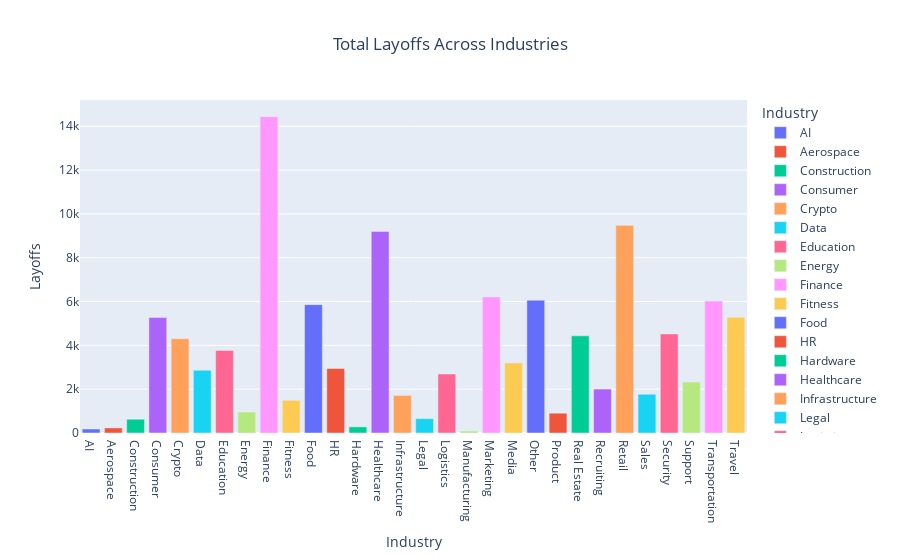

Notebook cell for this chart:
### Code cell
import plotly.express as px
import ipywidgets as widgets
from IPython.display import display

# Aggregate layoffs by industry
industry_layoffs = clean_df.groupby('Industry')['Layoffs'].sum().reset_index()

# Create a bar plot
fig_industries_bar = px.bar(
    industry_layoffs,
    x='Industry',
    y='Layoffs',
    title='Total Layoffs Across Industries',
    color='Industry'
)

fig_industries_bar.update_layout(title_x=0.5)

# Display the plot using ipywidgets
out = widgets.Output()
with out:
    display(fig_industries_bar.show())

### Figure 1 — Plotly figure (JSON) as saved in the notebook; plotly's stock layout.template omitted (floating-point values rounded to 4 significant figures)
{"data": [{"alignmentgroup": "True", "hovertemplate": "Industry=%{x}<br>Layoffs=%{y}<extra></extra>", "legendgroup": "AI", "marker": {"color": "#636efa", "pattern": {"shape": ""}}, "name": "AI", "offsetgroup": "AI", "orientation": "v", "showlegend": true, "textposition": "auto", "type": "bar", "x": ["AI"], "xaxis": "x", "y": [182], "yaxis": "y"}, {"alignmentgroup": "True", "hovertemplate": "Industry=%{x}<br>Layoffs=%{y}<extra></extra>", "legendgroup": "Aerospace", "marker": {"color": "#EF553B", "pattern": {"shape": ""}}, "name": "Aerospace", "offsetgroup": "Aerospace", "orientation": "v", "showlegend": true, "textposition": "auto", "type": "bar", "x": ["Aerospace"], "xaxis": "x", "y": [232], "yaxis": "y"}, {"alignmentgroup": "True", "hovertemplate": "Industry=%{x}<br>Layoffs=%{y}<extra></extra>", "legendgroup": "Construction", "marker": {"color": "#00cc96", "pattern": {"shape": ""}}, "name": "Construction", "offsetgroup": "Construction", "orientation": "v", "showlegend": true, "textposition": "auto", "type": "bar", "x": ["Construction"], "xaxis": "x", "y": [629], "yaxis": "y"}, {"alignmentgroup": "True", "hovertemplate": "Industry=%{x}<br>Layoffs=%{y}<extra></extra>", "legendgroup": "Consumer", "marker": {"color": "#ab63fa", "pattern": {"shape": ""}}, "name": "Consumer", "offsetgroup": "Consumer", "orientation": "v", "showlegend": true, "textposition": "auto", "type": "bar", "x": ["Consumer"], "xaxis": "x", "y": [5266], "yaxis": "y"}, {"alignmentgroup": "True", "hovertemplate": "Industry=%{x}<br>Layoffs=%{y}<extra></extra>", "legendgroup": "Crypto", "marker": {"color": "#FFA15A", "pattern": {"shape": ""}}, "name": "Crypto", "offsetgroup": "Crypto", "orientation": "v", "showlegend": true, "textposition": "auto", "type": "bar", "x": ["Crypto"], "xaxis": "x", "y": [4301], "yaxis": "y"}, {"alignmentgroup": "True", "hovertemplate": "Industry=%{x}<br>Layoffs=%{y}<extra></extra>", "legendgroup": "Data", "marker": {"color": "#19d3f3", "pattern": {"shape": ""}}, "name": "Data", "offsetgroup": "Data", "orientation": "v", "showlegend": true, "textposition": "auto", "type": "bar", "x": ["Data"], "xaxis": "x", "y": [2862], "yaxis": "y"}, {"alignmentgroup": "True", "hovertemplate": "Industry=%{x}<br>Layoffs=%{y}<extra></extra>", "legendgroup": "Education", "marker": {"color": "#FF6692", "pattern": {"shape": ""}}, "name": "Education", "offsetgroup": "Education", "orientation": "v", "showlegend": true, "textposition": "auto", "type": "bar", "x": ["Education"], "xaxis": "x", "y": [3770], "yaxis": "y"}, {"alignmentgroup": "True", "hovertemplate": "Industry=%{x}<br>Layoffs=%{y}<extra></extra>", "legendgroup": "Energy", "marker": {"color": "#B6E880", "pattern": {"shape": ""}}, "name": "Energy", "offsetgroup": "Energy", "orientation": "v", "showlegend": true, "textposition": "auto", "type": "bar", "x": ["Energy"], "xaxis": "x", "y": [957], "yaxis": "y"}, {"alignmentgroup": "True", "hovertemplate": "Industry=%{x}<br>Layoffs=%{y}<extra></extra>", "legendgroup": "Finance", "marker": {"color": "#FF97FF", "pattern": {"shape": ""}}, "name": "Finance", "offsetgroup": "Finance", "orientation": "v", "showlegend": true, "textposition": "auto", "type": "bar", "x": ["Finance"], "xaxis": "x", "y": [14438], "yaxis": "y"}, {"alignmentgroup": "True", "hovertemplate": "Industry=%{x}<br>Layoffs=%{y}<extra></extra>", "legendgroup": "Fitness", "marker": {"color": "#FECB52", "pattern": {"shape": ""}}, "name": "Fitness", "offsetgroup": "Fitness", "orientation": "v", "showlegend": true, "textposition": "auto", "type": "bar", "x": ["Fitness"], "xaxis": "x", "y": [1493], "yaxis": "y"}, {"alignmentgroup": "True", "hovertemplate": "Industry=%{x}<br>Layoffs=%{y}<extra></extra>", "legendgroup": "Food", "marker": {"color": "#636efa", "pattern": {"shape": ""}}, "name": "Food", "offsetgroup": "Food", "orientation": "v", "showlegend": true, "textposition": "auto", "type": "bar", "x": ["Food"], "xaxis": "x", "y": [5858], "yaxis": "y"}, {"alignmentgroup": "True", "hovertemplate": "Industry=%{x}<br>Layoffs=%{y}<extra></extra>", "legendgroup": "HR", "marker": {"color": "#EF553B", "pattern": {"shape": ""}}, "name": "HR", "offsetgroup": "HR", "orientation": "v", "showlegend": true, "textposition": "auto", "type": "bar", "x": ["HR"], "xaxis": "x", "y": [2949], "yaxis": "y"}, {"alignmentgroup": "True", "hovertemplate": "Industry=%{x}<br>Layoffs=%{y}<extra></extra>", "legendgroup": "Hardware", "marker": {"color": "#00cc96", "pattern": {"shape": ""}}, "name": "Hardware", "offsetgroup": "Hardware", "orientation": "v", "showlegend": true, "textposition": "auto", "type": "bar", "x": ["Hardware"], "xaxis": "x", "y": [280], "yaxis": "y"}, {"alignmentgroup": "True", "hovertemplate": "Industry=%{x}<br>Layoffs=%{y}<extra></extra>", "legendgroup": "Healthcare", "marker": {"color": "#ab63fa", "pattern": {"shape": ""}}, "name": "Healthcare", "offsetgroup": "Healthcare", "orientation": "v", "showlegend": true, "textposition": "auto", "type": "bar", "x": ["Healthcare"], "xaxis": "x", "y": [9202], "yaxis": "y"}, {"alignmentgroup": "True", "hovertemplate": "Industry=%{x}<br>Layoffs=%{y}<extra></extra>", "legendgroup": "Infrastructure", "marker": {"color": "#FFA15A", "pattern": {"shape": ""}}, "name": "Infrastructure", "offsetgroup": "Infrastructure", "orientation": "v", "showlegend": true, "textposition": "auto", "type": "bar", "x": ["Infrastructure"], "xaxis": "x", "y": [1713], "yaxis": "y"}, {"alignmentgroup": "True", "hovertemplate": "Industry=%{x}<br>Layoffs=%{y}<extra></extra>", "legendgroup": "Legal", "marker": {"color": "#19d3f3", "pattern": {"shape": ""}}, "name": "Legal", "offsetgroup": "Legal", "orientation": "v", "showlegend": true, "textposition": "auto", "type": "bar", "x": ["Legal"], "xaxis": "x", "y": [656], "yaxis": "y"}, {"alignmentgroup": "True", "hovertemplate": "Industry=%{x}<br>Layoffs=%{y}<extra></extra>", "legendgroup": "Logistics", "marker": {"color": "#FF6692", "pattern": {"shape": ""}}, "name": "Logistics", "offsetgroup": "Logistics", "orientation": "v", "showlegend": true, "textposition": "auto", "type": "bar", "x": ["Logistics"], "xaxis": "x", "y": [2691], "yaxis": "y"}, {"alignmentgroup": "True", "hovertemplate": "Industry=%{x}<br>Layoffs=%{y}<extra></extra>", "legendgroup": "Manufacturing", "marker": {"color": "#B6E880", "pattern": {"shape": ""}}, "name": "Manufacturing", "offsetgroup": "Manufacturing", "orientation": "v", "showlegend": true, "textposition": "auto", "type": "bar", "x": ["Manufacturing"], "xaxis": "x", "y": [90], "yaxis": "y"}, {"alignmentgroup": "True", "hovertemplate": "Industry=%{x}<br>Layoffs=%{y}<extra></extra>", "legendgroup": "Marketing", "marker": {"color": "#FF97FF", "pattern": {"shape": ""}}, "name": "Marketing", "offsetgroup": "Marketing", "orientation": "v", "showlegend": true, "textposition": "auto", "type": "bar", "x": ["Marketing"], "xaxis": "x", "y": [6208], "yaxis": "y"}, {"alignmentgroup": "True", "hovertemplate": "Industry=%{x}<br>Layoffs=%{y}<extra></extra>", "legendgroup": "Media", "marker": {"color": "#FECB52", "pattern": {"shape": ""}}, "name": "Media", "offsetgroup": "Media", "orientation": "v", "showlegend": true, "textposition": "auto", "type": "bar", "x": ["Media"], "xaxis": "x", "y": [3196], "yaxis": "y"}, {"alignmentgroup": "True", "hovertemplate": "Industry=%{x}<br>Layoffs=%{y}<extra></extra>", "legendgroup": "Other", "marker": {"color": "#636efa", "pattern": {"shape": ""}}, "name": "Other", "offsetgroup": "Other", "orientation": "v", "showlegend": true, "textposition": "auto", "type": "bar", "x": ["Other"], "xaxis": "x", "y": [6056], "yaxis": "y"}, {"alignmentgroup": "True", "hovertemplate": "Industry=%{x}<br>Layoffs=%{y}<extra></extra>", "legendgroup": "Product", "marker": {"color": "#EF553B", "pattern": {"shape": ""}}, "name": "Product", "offsetgroup": "Product", "orientation": "v", "showlegend": true, "textposition": "auto", "type": "bar", "x": ["Product"], "xaxis": "x", "y": [904], "yaxis": "y"}, {"alignmentgroup": "True", "hovertemplate": "Industry=%{x}<br>Layoffs=%{y}<extra></extra>", "legendgroup": "Real Estate", "marker": {"color": "#00cc96", "pattern": {"shape": ""}}, "name": "Real Estate", "offsetgroup": "Real Estate", "orientation": "v", "showlegend": true, "textposition": "auto", "type": "bar", "x": ["Real Estate"], "xaxis": "x", "y": [4436], "yaxis": "y"}, {"alignmentgroup": "True", "hovertemplate": "Industry=%{x}<br>Layoffs=%{y}<extra></extra>", "legendgroup": "Recruiting", "marker": {"color": "#ab63fa", "pattern": {"shape": ""}}, "name": "Recruiting", "offsetgroup": "Recruiting", "orientation": "v", "showlegend": true, "textposition": "auto", "type": "bar", "x": ["Recruiting"], "xaxis": "x", "y": [2006], "yaxis": "y"}, {"alignmentgroup": "True", "hovertemplate": "Industry=%{x}<br>Layoffs=%{y}<extra></extra>", "legendgroup": "Retail", "marker": {"color": "#FFA15A", "pattern": {"shape": ""}}, "name": "Retail", "offsetgroup": "Retail", "orientation": "v", "showlegend": true, "textposition": "auto", "type": "bar", "x": ["Retail"], "xaxis": "x", "y": [9477], "yaxis": "y"}, {"alignmentgroup": "True", "hovertemplate": "Industry=%{x}<br>Layoffs=%{y}<extra></extra>", "legendgroup": "Sales", "marker": {"color": "#19d3f3", "pattern": {"shape": ""}}, "name": "Sales", "offsetgroup": "Sales", "orientation": "v", "showlegend": true, "textposition": "auto", "type": "bar", "x": ["Sales"], "xaxis": "x", "y": [1770], "yaxis": "y"}, {"alignmentgroup": "True", "hovertemplate": "Industry=%{x}<br>Layoffs=%{y}<extra></extra>", "legendgroup": "Security", "marker": {"color": "#FF6692", "pattern": {"shape": ""}}, "name": "Security", "offsetgroup": "Security", "orientation": "v", "showlegend": true, "textposition": "auto", "type": "bar", "x": ["Security"], "xaxis": "x", "y": [4522], "yaxis": "y"}, {"alignmentgroup": "True", "hovertemplate": "Industry=%{x}<br>Layoffs=%{y}<extra></extra>", "legendgroup": "Support", "marker": {"color": "#B6E880", "pattern": {"shape": ""}}, "name": "Support", "offsetgroup": "Support", "orientation": "v", "showlegend": true, "textposition": "auto", "type": "bar", "x": ["Support"], "xaxis": "x", "y": [2325], "yaxis": "y"}, {"alignmentgroup": "True", "hovertemplate": "Industry=%{x}<br>Layoffs=%{y}<extra></extra>", "legendgroup": "Transportation", "marker": {"color": "#FF97FF", "pattern": {"shape": ""}}, "name": "Transportation", "offsetgroup": "Transportation", "orientation": "v", "showlegend": true, "textposition": "auto", "type": "bar", "x": ["Transportation"], "xaxis": "x", "y": [6019], "yaxis": "y"}, {"alignmentgroup": "True", "hovertemplate": "Industry=%{x}<br>Layoffs=%{y}<extra></extra>", "legendgroup": "Travel", "marker": {"color": "#FECB52", "pattern": {"shape": ""}}, "name": "Travel", "offsetgroup": "Travel", "orientation": "v", "showlegend": true, "textposition": "auto", "type": "bar", "x": ["Travel"], "xaxis": "x", "y": [5282], "yaxis": "y"}], "layout": {"barmode": "relative", "legend": {"title": {"text": "Industry"}, "tracegroupgap": 0}, "title": {"text": "Total Layoffs Across Industries", "x": 0.5}, "xaxis": {"anchor": "y", "categoryarray": ["AI", "Aerospace", "Construction", "Consumer", "Crypto", "Data", "Education", "Energy", "Finance", "Fitness", "Food", "HR", "Hardware", "Healthcare", "Infrastructure", "Legal", "Logistics", "Manufacturing", "Marketing", "Media", "Other", "Product", "Real Estate", "Recruiting", "Retail", "Sales", "Security", "Support", "Transportation", "Travel"], "categoryorder": "array", "domain": [0, 1], "title": {"text": "Industry"}}, "yaxis": {"anchor": "x", "domain": [0, 1], "title": {"text": "Layoffs"}}}}
